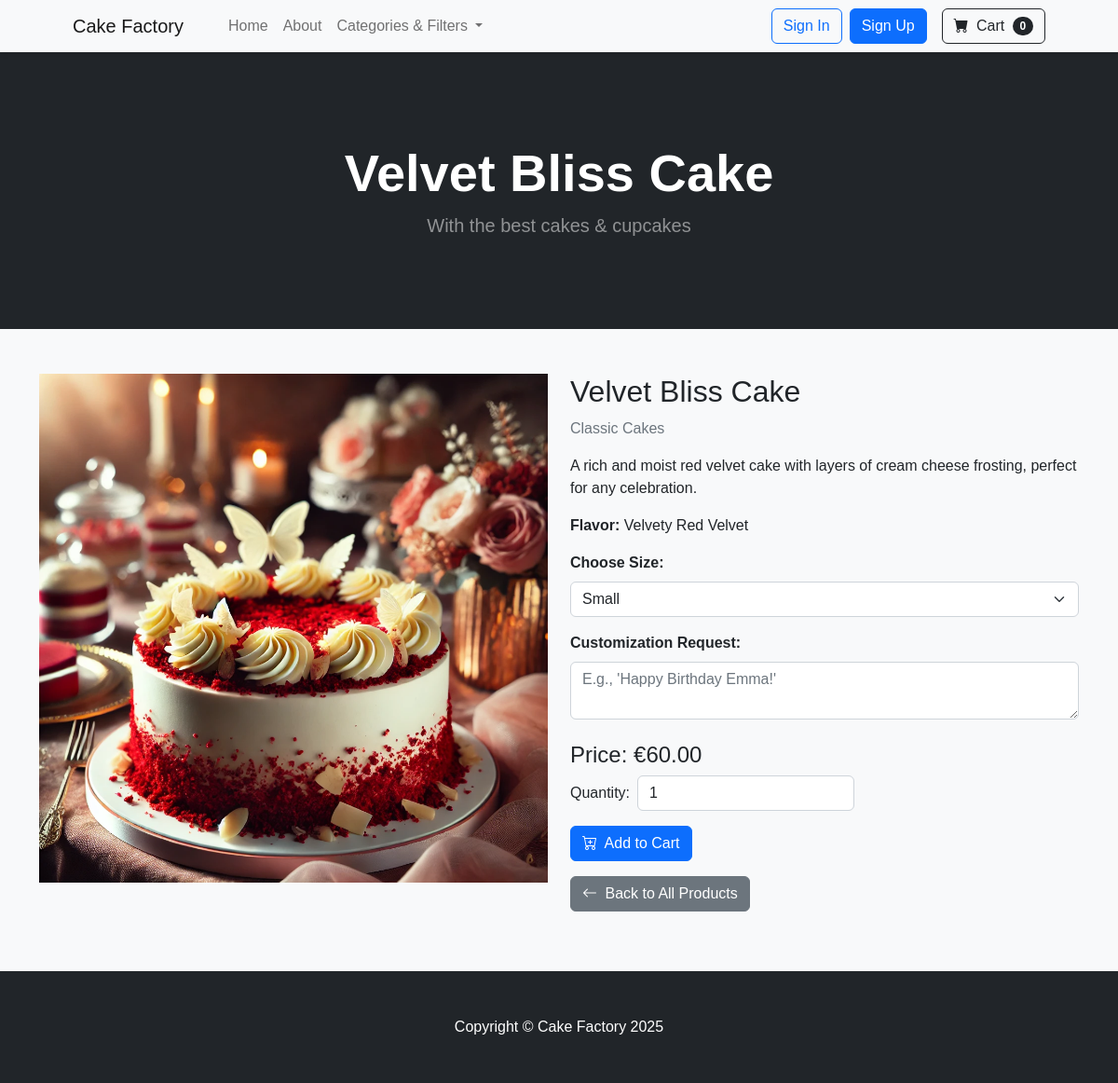
The page /products/1/ on the database its author committed.
### products/models.py (models this page shows, shortened)
class Product(models.Model):
    name = models.CharField(max_length=255, unique=True)
    slug = models.SlugField(unique=True, blank=True)
    description = models.TextField(blank=True)
    price = models.DecimalField(max_digits=10, decimal_places=2)
    category = models.ForeignKey(
        Category, on_delete=models.SET_NULL,
        null=True, blank=True, related_name="products"
    )
    flavor = models.ForeignKey(
        Flavor, on_delete=models.SET_NULL,
        null=True, blank=True, related_name="products"
    )
    sizes = models.ManyToManyField(
        Size, blank=True, related_name="products"
    )
    image = models.ImageField(upload_to="product_images/", blank=True, null=True)
    allergen_info = models.TextField(blank=True, help_text="E.g., Contains nuts, gluten-free")
    available = models.BooleanField(default=True) # If needed deactivate.
    created_at = models.DateTimeField(auto_now_add=True)

class Category(models.Model):
    name = models.CharField(max_length=100, unique=True)
    slug = models.SlugField(unique=True, blank=True)

class Flavor(models.Model):
    name = models.CharField(max_length=100, unique=True)
    slug = models.SlugField(unique=True, blank=True)

### products/views.py (the view)
# urls.py: path('<int:pk>/', ProductDetailView.as_view(), name='product_detail'),
class ProductDetailView(DetailView):
    model = Product
    template_name = 'products/product_detail.html'

### orders/context_processors.py (called while the page is built)
def cart_context(request):
    cart_items = 0
    cart_total_price = 0.0
    if request.user.is_authenticated:
        cart_items_qs = CartItem.objects.filter(user=request.user)
        cart_items = sum(item.quantity for item in cart_items_qs)
        cart_total_price = sum(item.line_total for item in cart_items_qs)
    else:
        session_cart = request.session.get("cart", {})
        cart_items = sum(item["quantity"] for item in session_cart.values())
        cart_total_price = sum(float(item["price"]) * int(item["quantity"]) for item in session_cart.values())
    return {"cart_items": cart_items, "cart_total_price": cart_total_price}

### products/context_processors.py (called while the page is built)
def categories_context(request):
    return {
        'categories': Category.objects.all()
    }

### products/templates/products/product_detail.html (shortened to what this page needs)
{% extends "base.html" %}
{% load static %}
{% block header %}{{ product.name }}{% endblock %}
{% block content %}
<div class="row">
    <div class="col-md-6 mb-3">
        {% if product.image %}
            <img src="{{ product.image.url }}" class="img-fluid" alt="{{ product.name }}">
        {% else %}
            <img src="https://via.placeholder.com/600x400?text=No+Image" class="img-fluid" alt="No Image">
        {% endif %}
    </div>
    <div class="col-md-6 mb-3">
        <h2>{{ product.name }}</h2>
        {% if product.category %}
            <p class="text-muted">{{ product.category.name }}</p>
        {% else %}
            <p class="text-muted">No Category</p>
        {% endif %}
        <p>{{ product.description }}</p>
        {% if product.flavor %}
            <p><strong>Flavor:</strong> {{ product.flavor.name }}</p>
        {% endif %}
        <form method="POST" action="{% url 'cart_add' product.id %}">
            {% if product.sizes.all %}
                <div class="mb-3">
                    <label for="size" class="form-label"><strong>Choose Size:</strong></label>
                    <select name="size" id="size" class="form-select">
                        {% for size in product.sizes.all %}
                            <option value="{{ size.id }}" data-size-name="{{ size.name }}">{{ size.name }}</option>
                        {% endfor %}
                    </select>
                </div>
            {% endif %}
            <div class="mb-3">
                <label for="customization" class="form-label"><strong>Customization Request:</strong></label>
                <textarea name="customization" id="customization" class="form-control" placeholder="E.g., 'Happy Birthday Emma!'"></textarea>
            </div>
            <h4 class="mt-4">Price: <span id="product-price" data-base-price="{{ product.price }}">€{{ product.price }}</span></h4>
            <div class="d-flex align-items-center mb-3">
                <label for="quantity" class="me-2 mb-0">Quantity:</label>
                <input type="number" name="quantity" id="quantity" value="1" min="1" class="form-control w-auto">
            </div>
            <button type="submit" class="btn btn-primary">
                <i class="bi bi-cart-plus me-1"></i> Add to Cart
            </button>
        </form>
        <a href="{% url 'product_list' %}" class="btn btn-secondary mt-3">
            <i class="bi bi-arrow-left me-1"></i> Back to All Products
        </a>
    </div>
</div>
{% endblock %}

### static/css/styles.css (style rules this page uses)
body { background-color: #f8f9fa; font-family: 'Poppins', sans-serif; }

### rows shown on the page
Product: name "Velvet Bliss Cake", image (picture), category.name "Classic Cakes", description "A rich and moist red velvet cake with layers of cream cheese frosting, perfect for any celebration.", flavor.name "Velvety Red Velvet", price "60.00"

### other values the page prints
{{ cart_items|default:0 }} "0"
form field size "Small"
